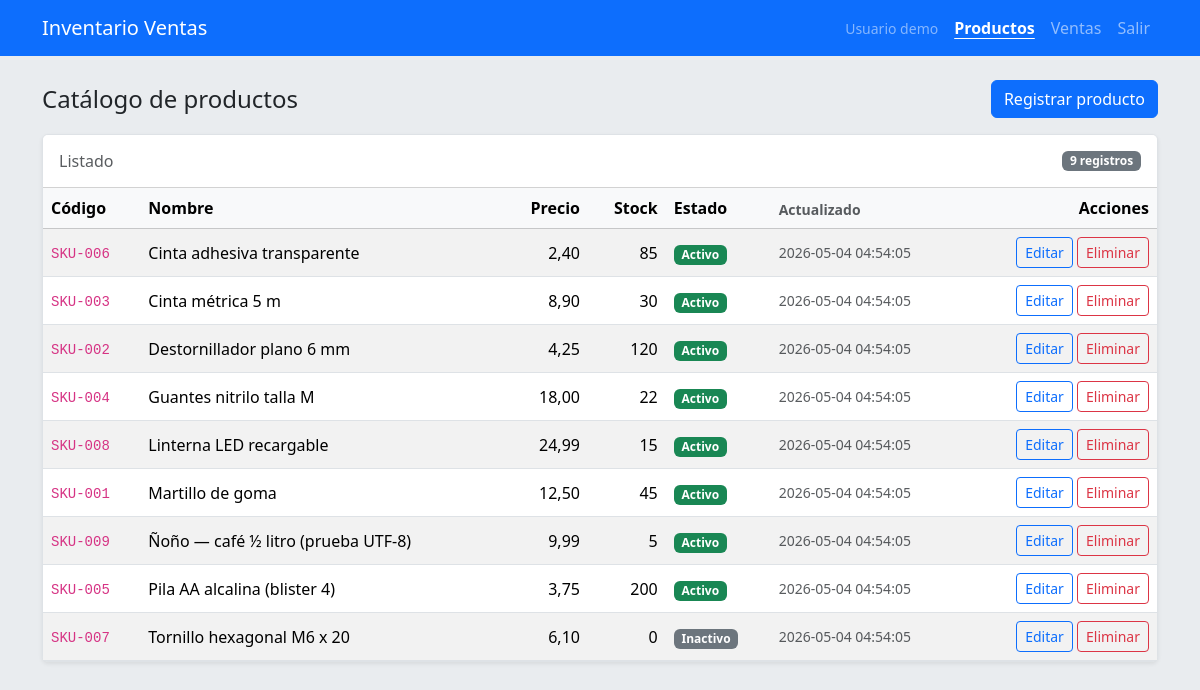
The app's page /productos.php (signed in) with its own data.
### tables this page shows
CREATE TABLE IF NOT EXISTS productos (
    id INT UNSIGNED NOT NULL AUTO_INCREMENT,
    codigo VARCHAR(64) NOT NULL,
    nombre VARCHAR(200) NOT NULL,
    descripcion TEXT NULL,
    precio DECIMAL(12, 2) NOT NULL DEFAULT 0.00,
    stock INT NOT NULL DEFAULT 0,
    activo TINYINT(1) NOT NULL DEFAULT 1,
    created_at DATETIME NOT NULL DEFAULT CURRENT_TIMESTAMP,
    updated_at DATETIME NOT NULL DEFAULT CURRENT_TIMESTAMP ON UPDATE CURRENT_TIMESTAMP,
    PRIMARY KEY (id),
    UNIQUE KEY uk_productos_codigo (codigo)
);

### controllers/ProductoController.php (called while the page is built, shortened)
<?php
require_once dirname(__DIR__) . '/public/includes/helpers.php';
require_once dirname(__DIR__) . '/models/Producto.php';
require_once dirname(__DIR__) . '/services/ProductoService.php';
final class ProductoController
{
    public static function index(): void
    {
        require_once dirname(__DIR__) . '/public/includes/auth.php';
        try {
            $pdo = db();
        } catch (Throwable $e) {
            self::renderDbError($e->getMessage());
            return;
        }
        $service = new ProductoService($pdo);
        $editId = isset($_GET['edit']) ? (int) $_GET['edit'] : 0;
        $editProduct = $editId > 0 ? $service->buscarPorId($editId) : null;
        $vista = isset($_GET['vista']) ? (string) $_GET['vista'] : '';
        $mostrarFormulario = ($vista === 'formulario')
            || ($editId > 0 && $editProduct !== null);
        $mostrarLista = !$mostrarFormulario;
        $productos = $service->listarTodos();
        require dirname(__DIR__) . '/public/productos.php';
    }
}

### public/includes/auth.php (called while the page is built, shortened)
<?php
function auth_usuario_actual(): ?array
{
    $u = $_SESSION['auth_usuario'] ?? null;
    return [
        'id' => (int) $u['id'],
        'login' => (string) $u['login'],
        'nombre' => (string) $u['nombre'],
    ];
}

### public/includes/helpers.php (called while the page is built, shortened)
<?php
if (!function_exists('h')) {
    function h(?string $s): string
    {
        return htmlspecialchars((string) $s, ENT_QUOTES | ENT_SUBSTITUTE, 'UTF-8');
    }
}

### services/ProductoService.php (called while the page is built, shortened)
<?php
require_once dirname(__DIR__) . '/models/Producto.php';
final class ProductoService
{
    public function listarTodos(): array
    {
        $sql = 'SELECT * FROM productos ORDER BY nombre ASC';
        $st = $this->pdo->query($sql);
        $out = [];
        foreach ($st->fetchAll() as $row) {
            $out[] = Producto::fromDbRow($row);
        }
        return $out;
    }
}

### models/Producto.php (called while the page is built, shortened)
<?php
final class Producto
{
    public static function fromDbRow(array $row): self
    {
        $desc = $row['descripcion'] ?? null;
        return new self(
            isset($row['id']) ? (int) $row['id'] : null,
            (string) ($row['codigo'] ?? ''),
            (string) ($row['nombre'] ?? ''),
            $desc !== null && $desc !== false ? (string) $desc : '',
            isset($row['precio']) ? (float) $row['precio'] : 0.0,
            isset($row['stock']) ? (int) $row['stock'] : 0,
            isset($row['activo']) ? (int) $row['activo'] === 1 : true,
            isset($row['created_at']) ? (string) $row['created_at'] : null,
            isset($row['updated_at']) ? (string) $row['updated_at'] : null,
        );
    }
}

### public/productos.php (the view, shortened to what this page needs)
<?php
if (!defined('INVENTARIO_PRODUCTOS_VIEW')) {
    require_once dirname(__DIR__) . '/controllers/ProductoController.php';
    ProductoController::index();
    exit;
}
require_once __DIR__ . '/includes/helpers.php';
$navActive = 'productos';
?>
<!DOCTYPE html>
<html lang="es">
<head>
  <link rel="stylesheet" href="assets/vendor/bootstrap/css/bootstrap.min.css">
  <link rel="stylesheet" href="assets/css/styles.css">
</head>
<body class="bg-body-secondary">
  <?php require __DIR__ . '/includes/app_nav.php'; ?>
  <main class="container pb-5">
    <?php if ($mostrarLista) : ?>
      <div class="d-flex flex-wrap justify-content-between align-items-center gap-2 mb-3">
        <h1 class="h4 mb-0">Catálogo de productos</h1>
        <a class="btn btn-primary" href="productos.php?vista=formulario">Registrar producto</a>
      </div>
      <div class="card border shadow-sm">
        <div class="card-header bg-white py-3 d-flex justify-content-between align-items-center flex-wrap gap-2">
          <h2 class="h6 mb-0 text-muted">Listado</h2>
          <span class="badge text-bg-secondary"><?php echo count($productos); ?> registros</span>
        </div>
        <div class="card-body p-0">
          <div class="table-responsive">
            <table class="table table-hover table-striped mb-0 align-middle">
              <thead class="table-light">
                <tr>
                  <th scope="col">Código</th>
                  <th scope="col">Nombre</th>
                  <th scope="col" class="text-end">Precio</th>
                  <th scope="col" class="text-end">Stock</th>
                  <th scope="col">Estado</th>
                  <th scope="col" class="small text-muted">Actualizado</th>
                  <th scope="col" class="text-end">Acciones</th>
                </tr>
              </thead>
              <tbody>
                <?php if (count($productos) === 0) : ?>
                  <tr>
                    <td colspan="7" class="text-center text-muted py-4">No hay productos. Use «Registrar producto».</td>
                  </tr>
                <?php else : ?>
                  <?php foreach ($productos as $p) : ?>
                    <tr>
                      <td><code><?php echo h($p->codigo); ?></code></td>
                      <td><?php echo h($p->nombre); ?></td>
                      <td class="text-end"><?php echo h(number_format($p->precio, 2, ',', '.')); ?></td>
                      <td class="text-end"><?php echo (int) $p->stock; ?></td>
                      <td>
                        <?php if ($p->activo) : ?>
                          <span class="badge text-bg-success">Activo</span>
                        <?php else : ?>
                          <span class="badge text-bg-secondary">Inactivo</span>
                        <?php endif; ?>
                      </td>
                      <td class="small text-muted"><?php echo h((string) ($p->updatedAt ?? '')); ?></td>
                      <td class="text-end text-nowrap">
                        <a class="btn btn-sm btn-outline-primary" href="productos.php?edit=<?php echo (int) $p->id; ?>">Editar</a>
                        <form method="post" action="productos.php" class="d-inline" onsubmit="return confirm('¿Eliminar este producto?');">
                          <button type="submit" class="btn btn-sm btn-outline-danger">Eliminar</button>
                        </form>
                      </td>
                    </tr>
                  <?php endforeach; ?>
                <?php endif; ?>
              </tbody>
            </table>
          </div>
        </div>
      </div>
    <?php endif; ?>
  </main>
</body>
</html>

### public/includes/app_nav.php (shortened to what this page needs)
<?php
require_once __DIR__ . '/auth.php';
$navActive = $navActive ?? 'inicio';
$authNav = auth_usuario_actual();
?>
<nav class="navbar navbar-expand-md navbar-dark bg-primary mb-4">
  <div class="container">
    <a class="navbar-brand" href="index.php">Inventario Ventas</a>
    <div class="collapse navbar-collapse" id="navbarMain">
      <ul class="navbar-nav ms-md-auto align-items-md-center">
        <?php if ($authNav !== null) : ?>
        <li class="nav-item">
          <span class="navbar-text text-white-50 small px-md-2"><?php echo h($authNav['nombre']); ?></span>
        </li>
        <?php endif; ?>
        <li class="nav-item">
          <a class="nav-link<?php echo $navActive === 'productos' ? ' active' : ''; ?>" href="productos.php">Productos</a>
        </li>
        <li class="nav-item">
          <a class="nav-link<?php echo $navActive === 'ventas' ? ' active' : ''; ?>" href="ventas.php">Ventas</a>
        </li>
        <?php if ($authNav !== null) : ?>
        <li class="nav-item">
          <a class="nav-link" href="logout.php">Salir</a>
        </li>
        <?php endif; ?>
      </ul>
    </div>
  </div>
</nav>

### public/assets/css/styles.css (style rules this page uses)
.navbar-dark .navbar-nav .nav-link.active { font-weight: 600; text-decoration: underline; text-underline-offset: 0.25rem; }

### records on screen
productos: codigo "SKU-006", nombre "Cinta adhesiva transparente", precio "2,40", stock "85", activo "Activo", updated_at "2026-05-04 04:54:05"
productos: codigo "SKU-003", nombre "Cinta métrica 5 m", precio "8,90", stock "30", activo "Activo", updated_at "2026-05-04 04:54:05"
productos: codigo "SKU-002", nombre "Destornillador plano 6 mm", precio "4,25", stock "120", activo "Activo", updated_at "2026-05-04 04:54:05"
productos: codigo "SKU-004", nombre "Guantes nitrilo talla M", precio "18,00", stock "22", activo "Activo", updated_at "2026-05-04 04:54:05"
productos: codigo "SKU-008", nombre "Linterna LED recargable", precio "24,99", stock "15", activo "Activo", updated_at "2026-05-04 04:54:05"
productos: codigo "SKU-001", nombre "Martillo de goma", precio "12,50", stock "45", activo "Activo", updated_at "2026-05-04 04:54:05"
productos: codigo "SKU-009", nombre "Ñoño — café ½ litro (prueba UTF-8)", precio "9,99", stock "5", activo "Activo", updated_at "2026-05-04 04:54:05"
productos: codigo "SKU-005", nombre "Pila AA alcalina (blister 4)", precio "3,75", stock "200", activo "Activo", updated_at "2026-05-04 04:54:05"
productos: codigo "SKU-007", nombre "Tornillo hexagonal M6 x 20", precio "6,10", stock "0", activo "Inactivo", updated_at "2026-05-04 04:54:05"

### other values on screen
$authNav['nombre'] "Usuario demo"
count($productos) "9"
